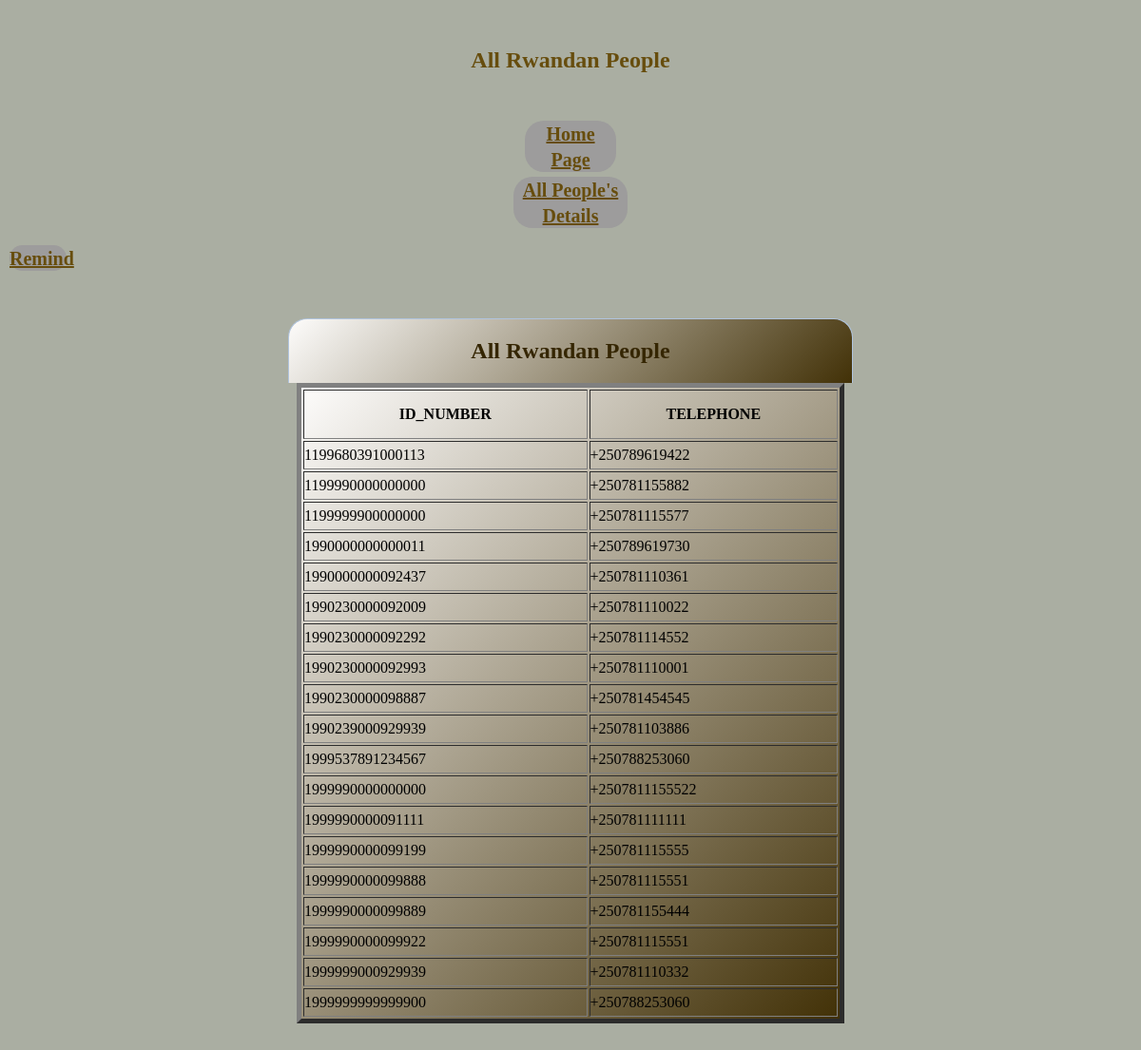
Page /umuganda_project/admin/remind_attend.php on the committed database.
### tables this page shows
CREATE TABLE `umuganda_project` (
  `ID` INT auto_increment PRIMARY KEY,
  `PROVINCE` varchar(255) NOT NULL,
  `DISTRICT` varchar(255) NOT NULL,
  `SECTOR` varchar(255) NOT NULL,
  `CELL` varchar(255) NOT NULL,
  `VILLAGE` varchar(255) NOT NULL,
  `RECORD_DATE` date NOT NULL,
  `GENDER` varchar(255) NOT NULL,
  `ID_NUMBER` varchar(16) NOT NULL,
  `FIRST_NAME` varchar(255) NOT NULL,
  `LAST_NAME` varchar(255) NOT NULL,
  `TELEPHONE` varchar(255) NOT NULL,
  `RESULT` varchar(255) NOT NULL,
  `AVATAR` varchar(255) NOT NULL
);

### umuganda_project/admin/remind_attend.php (the view, shortened to what this page needs)
<?php
require 'connection.php';
$sql = 'SELECT * FROM umuganda_project';
$statement = $db->prepare($sql);
$statement->execute();
$people = $statement->fetchAll(PDO::FETCH_OBJ);
 ?>
<!DOCTYPE html>
<html>
<head>
</head>
<body style="
        background: #aaaea2;">
<div class="header"><h2>All Rwandan People</h2></div>
<div class="reg" style="width: 8%; ">
<h2>
<a onclick="return confirm('Are you sure !! You want Move ?')" style="color: #674d0d; font-size: 20px; " href="../index.php" >Home Page </a>
</h2>
  </div>
  <div class="reg" style="width: 10%; ">
<h2>
  <a onclick="return confirm('Are you sure !! You want to move to All peoples details ?')" style="color: #674d0d; font-size: 20px; " href="people_details.php" >All People's Details</a>
</h2>
</div>
<br>
 <div class="regs" style="width: 5%; ">
<h2>
<a onclick="return confirm('Are you sure you want to remind ?')" href="sendsmsremind.php?ID_NUMBER=<?php foreach($people as $result) echo $result -> ID_NUMBER   . ","  ?>&TELEPHONE=<?php foreach($people as $result) echo $result -> TELEPHONE   . ","  ?>"style="color: #674d0d; font-size: 20px; " >Remind</a>
</h2>
</div>
<div class="all_mentors" style="width: 46%">
<h2>All Rwandan People</h2>
  </div>
  <table class="table"style="width: 48%" border="5" align="center" >
<tr class="tr">
<th class="th"> ID_NUMBER </th>
<th class="th"> TELEPHONE </th>
</tr>
<?php foreach($people as $person): ?>
          <tr>
            <td><?= $person->ID_NUMBER; ?></td>
            <td><?= $person->TELEPHONE; ?></td>
          </tr>
        <?php endforeach; ?>
</table>
<br><br>
</body>
</html>

### umuganda_project/admin/remind_attend.php (style rules this page uses)
* { margin: 0px; padding: 0px; }
.header { margin: 50px auto; color: #674d0d; text-align: center; font-family: "Times New Roman", Times, serif; }
.reg { margin: 5px auto 0px; color: white; background-color: #9d9c9c; text-align: center; border-bottom: none; border-radius: 20px 20px 20px 20px; }
.regs { margin-left: 10px; color: white; background-color: #9d9c9c; text-align: center; border-bottom: none; border-radius: 20px 20px 20px 20px; }
.all_mentors { margin: 50px auto 0px; color: #352603; background-image: linear-gradient(135deg, #fdfcfb 0%, #423107 100%); text-align: center; border: 1px solid #B0C4DE; border-bottom: none;; border-radius: 20px 20px 0px 0px; padding: 20px; }
table { background-image: linear-gradient(135deg, #fdfcfb 0%, #423107 100%); margin: auto; }
table th { height: 50px; }
table tr { height: 30px; }

### rows in the picture
umuganda_project: ID_NUMBER "1199680391000113", TELEPHONE "+250789619422"
umuganda_project: ID_NUMBER "1199990000000000", TELEPHONE "+250781155882"
umuganda_project: ID_NUMBER "1199999900000000", TELEPHONE "+250781115577"
umuganda_project: ID_NUMBER "1990000000000011", TELEPHONE "+250789619730"
umuganda_project: ID_NUMBER "1990000000092437", TELEPHONE "+250781110361"
umuganda_project: ID_NUMBER "1990230000092009", TELEPHONE "+250781110022"
umuganda_project: ID_NUMBER "1990230000092292", TELEPHONE "+250781114552"
umuganda_project: ID_NUMBER "1990230000092993", TELEPHONE "+250781110001"
umuganda_project: ID_NUMBER "1990230000098887", TELEPHONE "+250781454545"
umuganda_project: ID_NUMBER "1990239000929939", TELEPHONE "+250781103886"
umuganda_project: ID_NUMBER "1999537891234567", TELEPHONE "+250788253060"
umuganda_project: ID_NUMBER "1999990000000000", TELEPHONE "+2507811155522"
umuganda_project: ID_NUMBER "1999990000091111", TELEPHONE "+250781111111"
umuganda_project: ID_NUMBER "1999990000099199", TELEPHONE "+250781115555"
umuganda_project: ID_NUMBER "1999990000099888", TELEPHONE "+250781115551"
umuganda_project: ID_NUMBER "1999990000099889", TELEPHONE "+250781155444"
umuganda_project: ID_NUMBER "1999990000099922", TELEPHONE "+250781115551"
umuganda_project: ID_NUMBER "1999999000929939", TELEPHONE "+250781110332"
umuganda_project: ID_NUMBER "1999999999999900", TELEPHONE "+250788253060"
